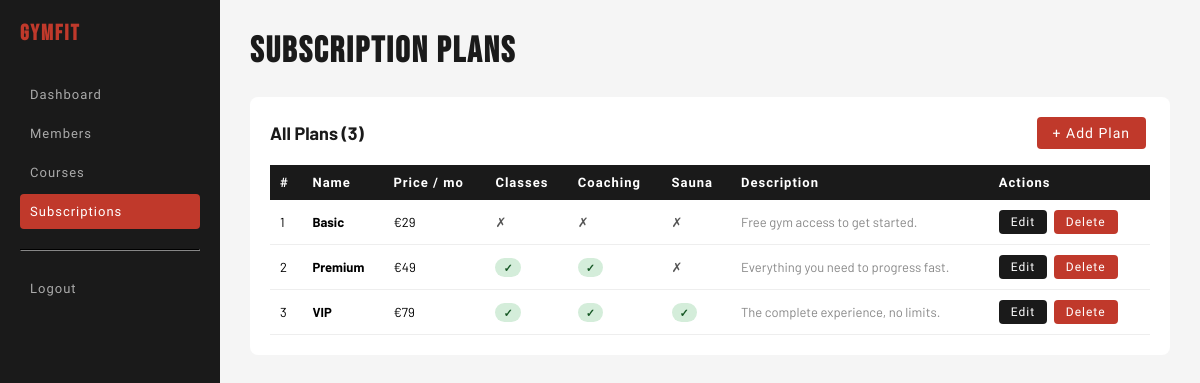
/index.php?route=admin-subscriptions (signed in), run on the app's committed database.
### tables this page shows
CREATE TABLE IF NOT EXISTS subscriptions (
    id_subscription  INT           AUTO_INCREMENT PRIMARY KEY,
    name             VARCHAR(50)   NOT NULL,
    monthly_price    DECIMAL(10,2) NOT NULL,
    description      TEXT,
    class_access     BOOLEAN       DEFAULT FALSE,
    coaching_access  BOOLEAN       DEFAULT FALSE,
    sauna_access     BOOLEAN       DEFAULT FALSE
);

### app/controllers/AbstractController.php (called while the page is built, shortened)
 <?php
abstract class AbstractController
{
protected function render(string $view, array $data = []): void
{
    $subscriptionManager = new SubscriptionManager();
    $data['footerSubscriptions'] = $subscriptionManager->findAll();
    $courseManager = new CourseManager();
    $data['footerCourses'] = $courseManager->findAll();
    require __DIR__ . '/../views/' . $view . '.phtml';
}
}

### app/controllers/AdminController.php (called while the page is built, shortened)
<?php
class AdminController extends AbstractController
{
    public function listSubscriptions(): void
    {
        $subscriptionManager = new SubscriptionManager();
        $success = null;
        $this->render('admin/subscriptions', [
            'subscriptions' => $subscriptionManager->findAll(),
            'success'       => $success,
        ]);
    }
}

### index.php (called while the page is built, shortened)
<?php
$router = new Router();
$router->handleRequest($_GET);

### app/managers/AbstractManager.php (called while the page is built, shortened)
<?php
abstract class AbstractManager
{
    public function __construct()
    {
        try {
            $connexion = "mysql:host=".$_ENV["DB_HOST"].";port=3306;charset=".$_ENV["DB_CHARSET"].";dbname=".$_ENV["DB_NAME"];
            $this->db = new PDO(
                $connexion,
                $_ENV["DB_USER"],
                $_ENV["DB_PASSWORD"]
            );
        }catch (PDOException $e){
            error_log('Database connection failed: ' . $e->getMessage());
            if (($_ENV['APP_ENV'] ?? 'production') === 'development') {
                die('Connexion échouée : ' . $e->getMessage());
            }
            http_response_code(503);
            die('Service temporarily unavailable. Please try again later.');
        }
    }
}

### app/managers/SubscriptionManager.php (called while the page is built, shortened)
<?php
class SubscriptionManager extends AbstractManager
{
    public function findAll(): array
    {
        $query = $this->db->prepare(
            'SELECT * FROM subscriptions ORDER BY monthly_price'
        );
        $query->execute();
        $rows = $query->fetchAll(PDO::FETCH_ASSOC);
        $subscriptions = [];
        foreach ($rows as $row) {
            $subscription = new Subscription(
                $row['name'],
                $row['monthly_price'],
                $row['class_access'],
                $row['coaching_access'],
                $row['sauna_access'],
                $row['description'],
                $row['id_subscription']
            );
            $subscriptions[] = $subscription;
        }
        return $subscriptions;
    }
}

### app/managers/CourseManager.php (called while the page is built, shortened)
<?php
class CourseManager extends AbstractManager
{
    public function findAll(): array
    {
        $query = $this->db->prepare(
            'SELECT * FROM courses ORDER BY day, start_time'
        );
        $query->execute();
        $rows = $query->fetchAll(PDO::FETCH_ASSOC);
        $courses = [];
        foreach ($rows as $row) {
            $course = new Course(
                $row['name'],
                $row['type'],
                $row['level'],
                $row['coach'],
                $row['day'],
                $row['start_time'],
                $row['end_time'],
                $row['max_capacity'],
                $row['id_class']
            );
            $courses[] = $course;
        }
        return $courses;
    }
}

### app/models/Subscription.php (called while the page is built, shortened)
<?php
class Subscription {
    public function getId(): ?int {
        return $this->id;
    }
    public function getName(): string {
        return $this->name;
    }
    public function getMonthlyPrice(): float {
        return $this->monthlyPrice;
    }
    public function getDescription(): ?string {
        return $this->description;
    }
    public function hasClassAccess(): bool {
        return $this->classAccess;
    }
    public function hasCoachingAccess(): bool {
        return $this->coachingAccess;
    }
    public function hasSaunaAccess(): bool {
        return $this->saunaAccess;
    }
}

### app/views/admin/subscriptions.phtml (the view, shortened to what this page needs)
<?php
$subscriptions = $data['subscriptions'] ?? [];
?>
<!DOCTYPE html>
<html lang="en">
<head>
    <link rel="stylesheet" href="public/assets/css/style.css">
</head>
<body>
<div class="layout">
    <div class="sidebar">
        <h2>GymFit</h2>
        <a href="index.php?route=admin">Dashboard</a>
        <a href="index.php?route=admin-members">Members</a>
        <a href="index.php?route=admin-courses">Courses</a>
        <a href="index.php?route=admin-subscriptions" class="active">Subscriptions</a>
        <hr style="border-color:#333;margin:20px 0;">
        <a href="index.php?route=logout">Logout</a>
    </div>
    <div class="main">
        <h1>Subscription Plans</h1>
        <div class="card">
            <div class="card-header">
                <h2>All Plans (<?= count($subscriptions) ?>)</h2>
                <a href="index.php?route=admin-create-subscription" class="btn btn-add">+ Add Plan</a>
            </div>
            <table>
                <thead>
                    <tr>
                        <th>#</th>
                        <th>Name</th>
                        <th>Price / mo</th>
                        <th>Classes</th>
                        <th>Coaching</th>
                        <th>Sauna</th>
                        <th>Description</th>
                        <th>Actions</th>
                    </tr>
                </thead>
                <tbody>
                    <?php foreach ($subscriptions as $sub): ?>
                    <tr>
                        <td><?= $sub->getId() ?></td>
                        <td><strong><?= htmlspecialchars($sub->getName()) ?></strong></td>
                        <td>€<?= number_format($sub->getMonthlyPrice(), 0) ?></td>
                        <td><?= $sub->hasClassAccess()    ? '<span class="badge badge-active">✓</span>' : '<span style="color:#555">✗</span>' ?></td>
                        <td><?= $sub->hasCoachingAccess() ? '<span class="badge badge-active">✓</span>' : '<span style="color:#555">✗</span>' ?></td>
                        <td><?= $sub->hasSaunaAccess()    ? '<span class="badge badge-active">✓</span>' : '<span style="color:#555">✗</span>' ?></td>
                        <td style="color:#888;font-size:13px"><?= htmlspecialchars($sub->getDescription() ?? '—') ?></td>
                        <td>
                            <a href="index.php?route=admin-update-subscription&id=<?= $sub->getId() ?>"
                               class="btn btn-edit">Edit</a>
                            <a href="index.php?route=admin-delete-subscription&id=<?= $sub->getId() ?>"
                               class="btn btn-delete"
                               onclick="return confirm('Delete plan <?= htmlspecialchars($sub->getName()) ?>?')">
                               Delete
                            </a>
                        </td>
                    </tr>
                    <?php endforeach; ?>
                </tbody>
            </table>
        </div>
    </div>
</div>
</body>
</html>

### public/assets/css/style.css (style rules this page uses)
:root { --red: #C0392B; --red-d: #96281B; --black: #0e0e0e; --dark: #1A1A1A; --dark2: #242424; --white: #ffffff; --gray: #f5f5f5; --font-display: 'Bebas Neue', sans-serif; --font-ui: 'Barlow Condensed', sans-serif; --font-body: 'Barlow', sans-serif; }
* { box-sizing: border-box; margin: 0; padding: 0; }
body { font-family: var(--font-body); }
.layout { display: flex; min-height: 100vh; }
.sidebar { width: 220px; background: var(--dark); padding: 20px; flex-shrink: 0; }
.sidebar h2 { color: var(--red); font-size: 22px; margin-bottom: 30px; font-family: var(--font-display); letter-spacing: 2px; }
.sidebar a { display: block; color: #aaa; text-decoration: none; padding: 10px; margin-bottom: 4px; border-radius: 4px; font-family: var(--font-ui); font-size: 13px; letter-spacing: 1px; }
.sidebar a.active { background: var(--red); color: #fff; }
.sidebar hr { border-color: #333; margin: 20px 0; }
.main { flex: 1; padding: 30px; background: var(--gray); }
.main h1 { color: var(--dark); margin-bottom: 24px; font-family: var(--font-display); font-size: 36px; letter-spacing: 2px; }
.card { background: #fff; border-radius: 8px; padding: 20px; margin-bottom: 20px; }
.card-header { display: flex; justify-content: space-between; align-items: center; margin-bottom: 16px; }
.card-header h2 { font-size: 18px; color: var(--dark); }
table { width: 100%; border-collapse: collapse; }
th { background: var(--dark); color: #fff; padding: 10px; text-align: left; font-size: 13px; font-family: var(--font-ui); letter-spacing: 1px; }
td { padding: 10px; border-bottom: 1px solid #eee; font-size: 13px; }
.badge { padding: 3px 8px; border-radius: 20px; font-size: 11px; font-weight: bold; }
.badge-active { background: #d4edda; color: #155724; }
.btn { padding: 5px 12px; border: none; border-radius: 4px; cursor: pointer; font-size: 12px; text-decoration: none; margin-right: 4px; display: inline-block; font-family: var(--font-ui); letter-spacing: 1px; }
.btn-edit { background: var(--dark); color: #fff; }
.btn-delete { background: var(--red); color: #fff; }
.btn-add { background: var(--red); color: #fff; padding: 8px 16px; font-size: 14px; }

### data on the page
subscriptions: id_subscription "1", name "Basic", monthly_price "29", description "Free gym access to get started."
subscriptions: id_subscription "2", name "Premium", monthly_price "49", description "Everything you need to progress fast."
subscriptions: id_subscription "3", name "VIP", monthly_price "79", description "The complete experience, no limits."

### other printed values
count($subscriptions) "3"
